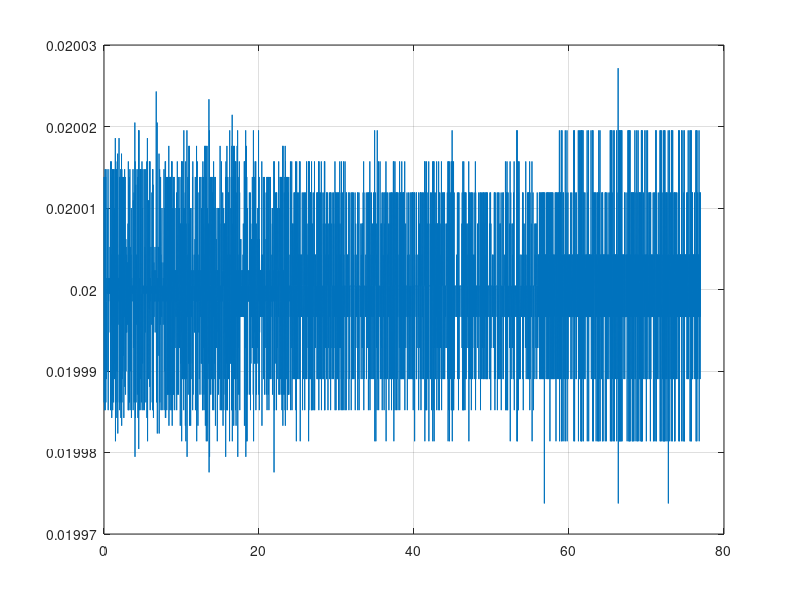

Write MATLAB code to recreate this figure. (Note: this script raises an error after producing the figure.)
clc, clear all
%%

% addpath ../99_Matlab
% addpath ../21_Measurements/20220714
% 
% data = read_bin_data('log_40805.bin');
load log_40805.mat
Teval = [8 85];

data.Lidar = data.Lidar(:,3);
data.RPY = data.est_RPY;
data.FT = data.cntrl_FT;

ind = data.ti >= Teval(1) & data.ti <= Teval(2);
ti = data.ti(ind,:);
ti = ti - ti(1);

Ts = 1/50;
time = (0:Ts:floor(ti(end)/Ts - 1)*Ts)';
N = length(time);
figure(99)
plot(ti(1:end-1), diff(ti)), grid on

Tmean = 1.0;
ind0 = data.ti > 1 & data.ti < Tmean;

Ymag0 = atan2(data.mag(ind0,1), data.mag(ind0,2));
Ymag0 = median(Ymag0);

% mag0(1) = mag0(1) - 1*0.03 + 0.2;
% mag0(2) = mag0(2) + 2*0.02 - 0.4;
% mag0(3) = mag0(3) - 3*0.01;

% data.mag(:,1) = data.mag(:,1) + 0.1;
% data.mag(:,2) = data.mag(:,2) + 0.1;

ipMethod = 'linear';
gyro  = interp1(ti, data.gyr(ind,:), time, ipMethod, 'extrap');
acc   = interp1(ti, data.acc(ind,:), time, ipMethod, 'extrap');
mag   = interp1(ti, data.mag(ind,:), time, ipMethod, 'extrap');
Lidar = interp1(ti, data.Lidar(ind,:), time, ipMethod, 'extrap');
OF    = interp1(ti, data.OF(ind,:), time, ipMethod, 'extrap');
RS    = interp1(ti, data.RS(ind,:), time, ipMethod, 'extrap');
RPY   = interp1(ti, data.RPY(ind,:), time, ipMethod, 'extrap');
FT    = interp1(ti, data.FT(ind,:), time, ipMethod, 'extrap');

% compensate OF with gyro and LiDAR
% -Z*(avg_flowx + wy)
% -Z*(avg_flowy - wx)
scale = 1.0;
vOF(:,1) = (OF(:,1) + scale*gyro(:,2)).*Lidar;
vOF(:,2) = (OF(:,2) - scale*gyro(:,1)).*Lidar;
% plot([vOF]), ylim([-4 4])

% compensate LiDAR to height
pz = Lidar.*cos(RPY(:,1)).*cos(RPY(:,2));

% uncompensated with orientation (assume we flight always pointing in RealSense initial orientation)
pOF = cumtrapz(vOF(:,[1 2]))*Ts;
pOF = pOF + RS(1,[1 2]);

% define filter
wg = 2*pi*2.0;
Gf = c2d(tf(wg^2, [1 2*0.7*wg wg^2]), Ts, 'tustin');

% uncompensated with orientation (assume we fligh always pointing in RealSense initial orientation)
dRS = diff(RS)/Ts; dRS = [zeros(1,size(dRS,2));dRS];
dRS = filtfilt(Gf.num{1}, Gf.den{1}, dRS);

ddRS = diff(RS)/Ts; ddRS = [zeros(1,size(ddRS,2));ddRS];
ddRS = filtfilt(Gf.num{1}, Gf.den{1}, ddRS);

dLidar = diff(Lidar)/Ts; dLidar = [zeros(1,size(Lidar,2));dLidar];
dLidar = filtfilt(Gf.num{1}, Gf.den{1}, dLidar);

ddLidar = diff(Lidar)/Ts; ddLidar = [zeros(1,size(Lidar,2));ddLidar];
ddLidar = filtfilt(Gf.num{1}, Gf.den{1}, ddLidar);

dpz = diff(pz)/Ts; dpz = [zeros(1,size(Lidar,2));dpz];
dpz = filtfilt(Gf.num{1}, Gf.den{1}, dpz);

% acc = -kv*v - (w x v) <-> v = 1/kv * (-acc - (w x v))
% - (w x v) = coriolis term
% vy*wz - vz*wy
% vz*wx - vx*wz
% vx*wy - vy*wx

% air resistance coefficient fg = 10, 5, 1, 0.5
kvx = 0.25; % robustfit(vacc(1/Ts:N-1/Ts,1), vOF(1/Ts:N-1/Ts,1))
kvy = 0.25; % robustfit(vacc(1/Ts:N-1/Ts,2), vOF(1/Ts:N-1/Ts,2))
kvz = 1;    % too noisy
vacc = -acc(:,[1 2 3]) + [zeros(N,2), 9.8*ones(N,1)];
vacc(:,1) = vacc(:,1) - 0*(vOF(:,2).*gyro(:,3) - dpz.*gyro(:,2));
vacc(:,2) = vacc(:,2) - 0*(dpz.*gyro(:,1) - vOF(:,1).*gyro(:,3));
vacc(:,1) = vacc(:,1)/kvx; vacc(:,2) = vacc(:,2)/kvy; vacc(:,3) = vacc(:,3)/kvz;
vacc = filtfilt(Gf.num{1}, Gf.den{1}, vacc);

gyr_acc_mag = [gyro(:,1:3), acc(:,1:3), mag(:,1:3)];

Ymag = atan2(gyr_acc_mag(:,7), gyr_acc_mag(:,8));
Ymag = unwrap(Ymag - Ymag0);

ind = 1:3;
RPYint = cumtrapz(time, gyr_acc_mag(:,ind) - 0*mean(gyr_acc_mag(time < Tmean,ind)));

% gyr_acc_mag = gyr_acc_mag(1:14,:);
% gyr_acc_mag(:,1) = [ 0.1,  0.5, -0.2,  0.2,  0.3,  0.2, -0.7, 0.5,  0.4, -0.3,  0.2,  0.8, -0.6,  0.2].';
% gyr_acc_mag(:,2) = [-0.1, -0.3,  0.1,  0.1,  0.1, -0.1, -0.9, 0.1,  0.5, -0.4, -0.2, -0.4,  0.5,  0.8].';
% gyr_acc_mag(:,3) = [ 0.5,  0.4, -0.3,  0.2,  0.8, -0.6,  0.2,-0.1, -0.3,  0.1,  0.1,  0.1, -0.1, -0.9].';
% gyr_acc_mag(:,4) = [ 0.3, -0.1,  0.7, -0.3, -0.9,  0.1,  0.2, 0.1,  0.5, -0.2,  0.2,  0.3,  0.2, -0.7].';
% gyr_acc_mag(:,5) = [ 0.1,  0.5, -0.4, -0.2, -0.4,  0.5,  0.8, 0.1, -0.2, -0.8,  0.2,  0.6,  0.4, -0.4].';
% gyr_acc_mag(:,7) = [ 0.1, -0.2, -0.8,  0.2,  0.6,  0.4, -0.4, 0.6, -0.4,  0.4,  0.7,  0.7,  0.5,  0.3].';
% gyr_acc_mag(:,8) = [ 0.6, -0.4,  0.4,  0.7,  0.7,  0.5,  0.3, 0.3, -0.1,  0.7, -0.3, -0.9,  0.1,  0.2].';

%%

% parameters converted from ekf_rpyvp, 13.07.2022
para.Ts = Ts;
para.wg = 2*pi*0.1*0;
para.g  = 9.81;
para.kvx = 0.2;
para.kvy = 0.2;
para.wa = 2*pi*0.7;

% 6 / 8 states
% [n_gyro; n_v; n_b_g; n_b_a]
var_fx = [0.01*[1 1], 10*[1 1], 0.02*[1 1], 1*[1 1]];
% var_fx = [1*[1 1], 1*[1 1], 1*[1 1], 1*[1 1]];
% [n_acc]
var_gy = [5.0*[1 1]];
rho = 0.1;

x_k = zeros(6,1);
[X_k, K_k, Q_k, R_k, P_k, F_k0, H_k0, P_svd_k, Q_k0, R_k0, P_k0, xi_k] = ... 
    ekf_RP_6states(gyr_acc_mag, x_k, para, var_fx, var_gy, rho); % THIS IS THE ACTUAL C++ IMPLEMENTATION
% x_k = zeros(8,1);
% [X_k, K_k, Q_k, R_k, P_k, F_k0, H_k0, P_svd_k, Q_k0, R_k0, P_k0, xi_k] = ... 
%     ekf_RP_8states(gyr_acc_mag, x_k, para, var_fx, var_gy, rho); % THIS IS THE ACTUAL C++ IMPLEMENTATION

% Statisches Kalman-Filter
format long
K_k_stat = dlqr(F_k0.', H_k0.', Q_k0, R_k0).'
format short

Ob = obsv(F_k0, H_k0);
rank(Ob)
cond(Ob)

format long
K_k
K_k_stat
norm(K_k - K_k_stat)
format short

eig_d = eig(F_k0 - K_k_stat*H_k0);
eig_c = log(eig_d)/Ts;
fn = abs(eig_c)/2/pi
Dn = cos(pi-angle(eig_c))

nx = size(F_k0,2);
sys_d = ss(F_k0 - K_k_stat*H_k0, [-Ts*[eye(2);zeros(nx-2,2)], -K_k_stat], eye(nx), zeros(nx,4), Ts);

figure(1)
sigma(sys_d), grid on, hold on
xlim([1e-5 1e2])
title('EKF Error Dynamics')

% figure(2)
% bodemag(sys_d([1 2 3 4],:)), grid on, hold on
% axis([1e-8 1e1 1e-6 1e2])
% title('EKF Error Dynamics')

%%

show_int = 1;

figure(3)
ax(1) = subplot(311);
stairs(time, [0*RPY(:,[1 2]), X_k(:,[1 2]), show_int*RPYint(:,[1 2])]*180/pi), grid on
ylabel('Angle (deg)')
ax(2) = subplot(312);
stairs(time, [Ymag, show_int*RPYint(:,3), RPY(:,3)]*180/pi), grid on
ylabel('Yaw-Angle (deg)')
ax(3) = subplot(313);
stairs(time, [dRS(:,[1 2]), X_k(:,[3 4]), vOF]), grid on
legend('vx RS','vy RS','vx EKF','vy EKF','vx OF','vy OF')
xlabel('Time (s)')
ylabel('Vel. (m/s)')
linkaxes(ax, 'x');
clear ax
xlim([0 time(end)])

figure(4)
ax(1) = subplot(311);
plot(time, [X_k(:,[3 4]), vOF]), grid on
ylim([-2 2])
ylabel('Vel. (m/s)')
legend('vx EKF','vy EKF','vx OF','vy OF')
ax(2) = subplot(312);
plot(time, X_k(:,[5 6])*1e3), grid on
ylabel('Gyro Bias (mrad/s)')
ax(3) = subplot(313);
semilogy(time, P_svd_k), grid on
xlabel('Time (s)')
ylabel('Sigma Values P')
linkaxes(ax, 'x');
clear ax
xlim([0 time(end)])

    figure(5)
    ax(1) = subplot(211);
    plot(time, X_k(:,[5 6])*1e3), grid on
    ylabel('Gyro Bias (mrad/s)')
    ax(2) = subplot(212);
if size(X_k,2) == 8
    plot(time, X_k(:,[7 8])*1e3), grid on
    xlabel('Time (s)')
    ylabel('Acc. Bias (mm/s^2)')
    linkaxes(ax, 'x');
    clear ax
    xlim([0 time(end)])
end

figure(6)
subplot(211)
semilogy(time, P_svd_k), grid on
subplot(212)
semilogy(time, xi_k), grid on

%%

% clc
% for i = 1:length(Q_k)
%     fprintf('%21.7ef, %14.7ef, %14.7ef, %14.7ef, %14.7ef, %14.7ef, %14.7ef, %14.7ef, \n', Q_k(i,:));
% end
% for i = 1:length(R_k)
%     fprintf('%21.7ef, %14.7ef, \n', R_k(i,:));
% end
